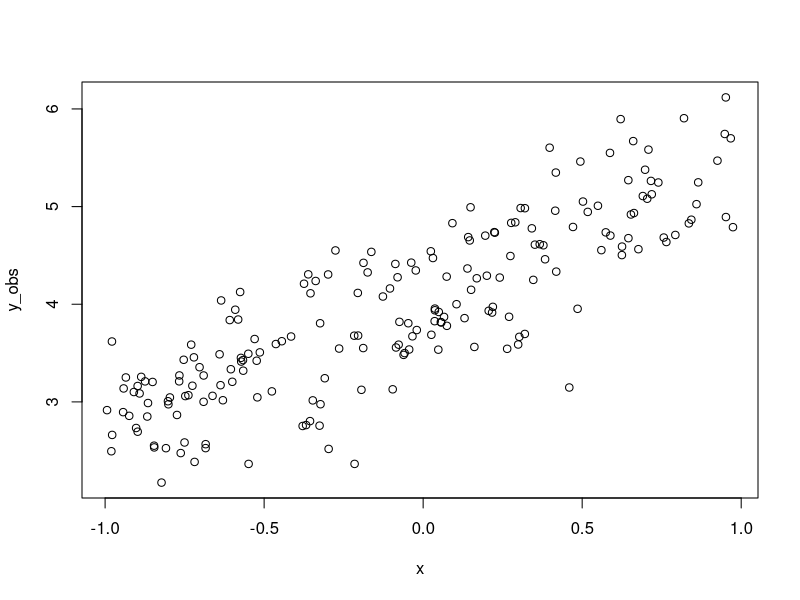
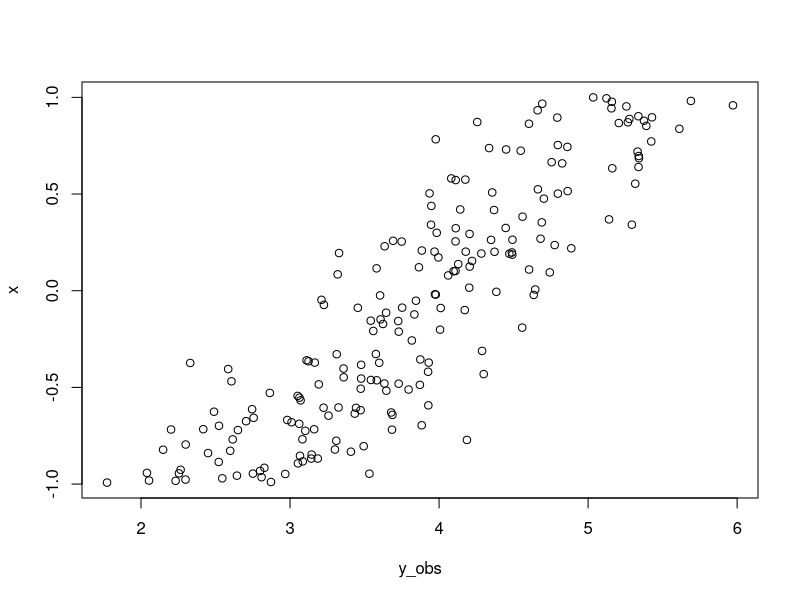
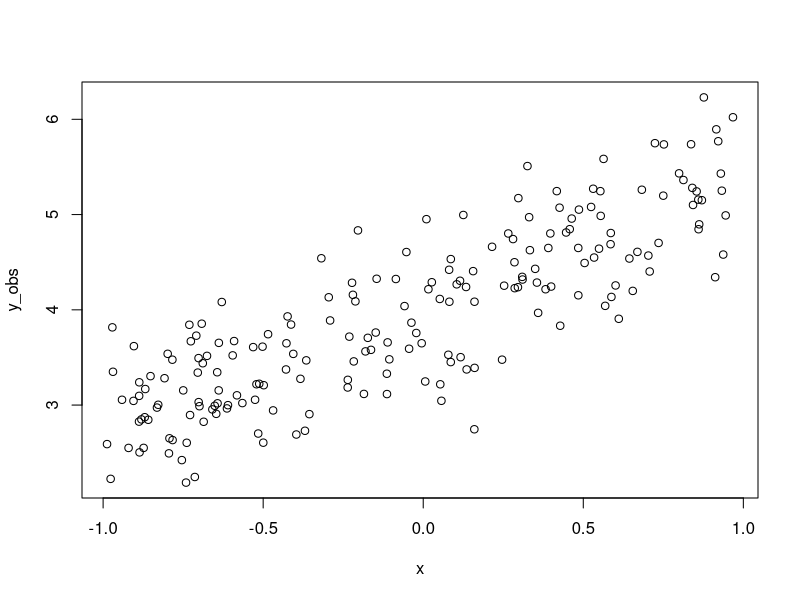

These figures' R source, in order:
## ---- chunk 1
# Stuff
## ---- chunk 2
yintercept <- 4
slope <- 1.3
obs_error <- .5
x <- runif(200, min = -1, max = 1)
y_mean <- yintercept + slope * x
y_obs <- rnorm(200, mean = y_mean, sd = obs_error)
## ---- chunk 3
plot(y_obs ~ x)
## ---- chunk 4
#| output-location: column
yintercept <- 4
slope <- 1.3
obs_error <- .5
x <- runif(200, min = -1, max = 1)
y_mean <- yintercept + slope * x
y_obs <- rnorm(200, mean = y_mean, sd = obs_error)
plot(y_obs, x)
## ---- chunk 5
yintercept <- 4
slope <- 1.3
obs_error <- .5
x <- runif(200, min = -1, max = 1)
y_mean <- yintercept + slope * x
y_obs <- rnorm(200, mean = y_mean, sd = obs_error)
## ---- chunk 6
plot(y_obs ~ x)
